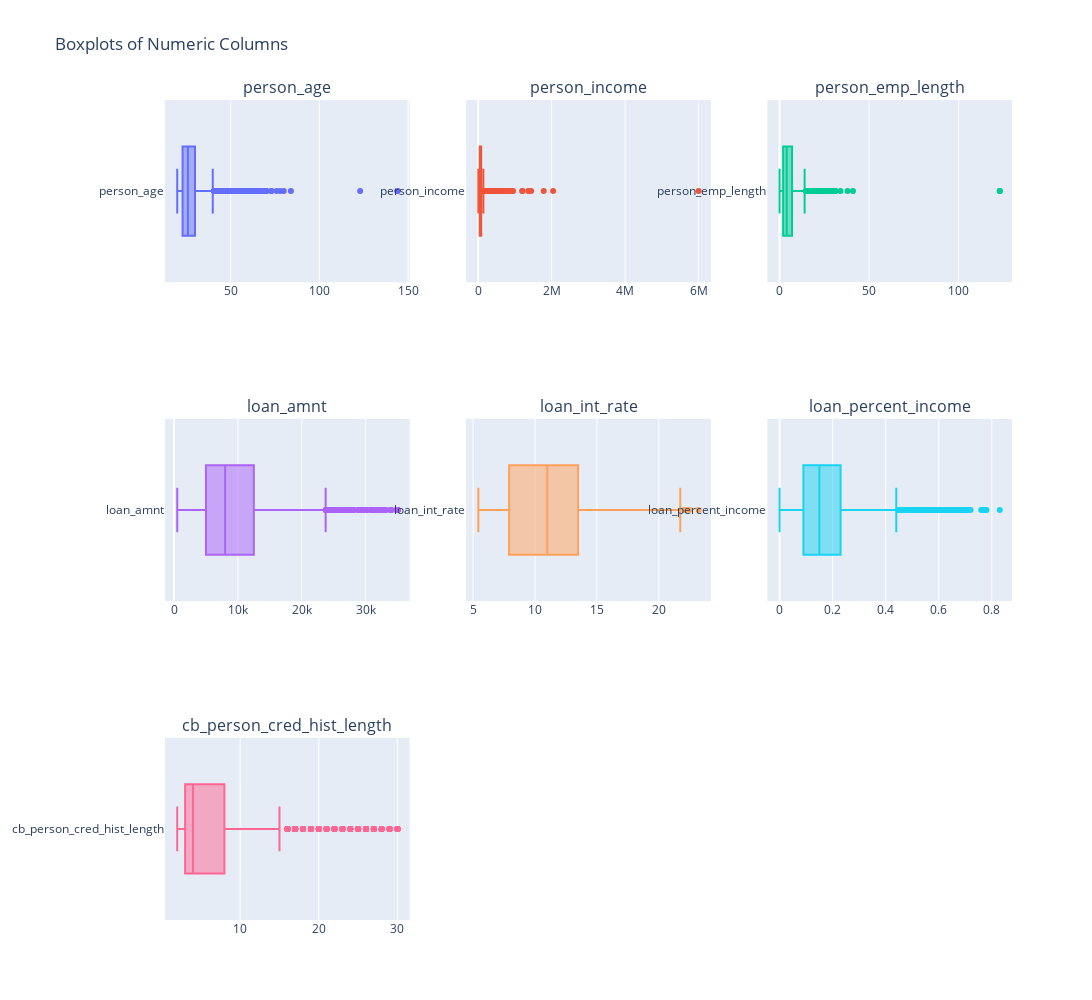

The notebook cell saved with this chart:
### Code cell
plt.figure(figsize=(8, 6))
num_col = df.select_dtypes(include="number").columns
fig = make_subplots(rows=3, cols=3, subplot_titles=num_col)

for i, col in enumerate(num_col):
    row = i // 3 + 1
    col_idx = i % 3 + 1
    fig.add_trace(
        go.Box(x=df[col], boxpoints='outliers', name=col, showlegend=False),
        row=row, col=col_idx
    )

fig.update_layout(
    height=1000, width=1200,
    title_text="Boxplots of Numeric Columns"
)

fig.show()

### Figure 1 — Plotly figure (JSON) as saved in the notebook; plotly's stock layout.template omitted (floating-point values rounded to 4 significant figures; data arrays with more than 128 entries replaced by an {"elided": "..."} marker saying what was removed)
{"data": [{"boxpoints": "outliers", "name": "person_age", "showlegend": false, "type": "box", "x": {"elided": "28638 int values"}, "xaxis": "x", "yaxis": "y"}, {"boxpoints": "outliers", "name": "person_income", "showlegend": false, "type": "box", "x": {"elided": "28638 int values"}, "xaxis": "x2", "yaxis": "y2"}, {"boxpoints": "outliers", "name": "person_emp_length", "showlegend": false, "type": "box", "x": {"elided": "28638 float values"}, "xaxis": "x3", "yaxis": "y3"}, {"boxpoints": "outliers", "name": "loan_amnt", "showlegend": false, "type": "box", "x": {"elided": "28638 int values"}, "xaxis": "x4", "yaxis": "y4"}, {"boxpoints": "outliers", "name": "loan_int_rate", "showlegend": false, "type": "box", "x": {"elided": "28638 float values"}, "xaxis": "x5", "yaxis": "y5"}, {"boxpoints": "outliers", "name": "loan_percent_income", "showlegend": false, "type": "box", "x": {"elided": "28638 float values"}, "xaxis": "x6", "yaxis": "y6"}, {"boxpoints": "outliers", "name": "cb_person_cred_hist_length", "showlegend": false, "type": "box", "x": {"elided": "28638 int values"}, "xaxis": "x7", "yaxis": "y7"}], "layout": {"annotations": [{"font": {"size": 16}, "showarrow": false, "text": "person_age", "x": 0.1444, "xanchor": "center", "xref": "paper", "y": 1, "yanchor": "bottom", "yref": "paper"}, {"font": {"size": 16}, "showarrow": false, "text": "person_income", "x": 0.5, "xanchor": "center", "xref": "paper", "y": 1, "yanchor": "bottom", "yref": "paper"}, {"font": {"size": 16}, "showarrow": false, "text": "person_emp_length", "x": 0.8556, "xanchor": "center", "xref": "paper", "y": 1, "yanchor": "bottom", "yref": "paper"}, {"font": {"size": 16}, "showarrow": false, "text": "loan_amnt", "x": 0.1444, "xanchor": "center", "xref": "paper", "y": 0.6111, "yanchor": "bottom", "yref": "paper"}, {"font": {"size": 16}, "showarrow": false, "text": "loan_int_rate", "x": 0.5, "xanchor": "center", "xref": "paper", "y": 0.6111, "yanchor": "bottom", "yref": "paper"}, {"font": {"size": 16}, "showarrow": false, "text": "loan_percent_income", "x": 0.8556, "xanchor": "center", "xref": "paper", "y": 0.6111, "yanchor": "bottom", "yref": "paper"}, {"font": {"size": 16}, "showarrow": false, "text": "cb_person_cred_hist_length", "x": 0.1444, "xanchor": "center", "xref": "paper", "y": 0.2222, "yanchor": "bottom", "yref": "paper"}], "height": 1000, "title": {"text": "Boxplots of Numeric Columns"}, "width": 1200, "xaxis": {"anchor": "y", "domain": [0, 0.2889]}, "xaxis2": {"anchor": "y2", "domain": [0.3556, 0.6444]}, "xaxis3": {"anchor": "y3", "domain": [0.7111, 1]}, "xaxis4": {"anchor": "y4", "domain": [0, 0.2889]}, "xaxis5": {"anchor": "y5", "domain": [0.3556, 0.6444]}, "xaxis6": {"anchor": "y6", "domain": [0.7111, 1]}, "xaxis7": {"anchor": "y7", "domain": [0, 0.2889]}, "xaxis8": {"anchor": "y8", "domain": [0.3556, 0.6444]}, "xaxis9": {"anchor": "y9", "domain": [0.7111, 1]}, "yaxis": {"anchor": "x", "domain": [0.7778, 1]}, "yaxis2": {"anchor": "x2", "domain": [0.7778, 1]}, "yaxis3": {"anchor": "x3", "domain": [0.7778, 1]}, "yaxis4": {"anchor": "x4", "domain": [0.3889, 0.6111]}, "yaxis5": {"anchor": "x5", "domain": [0.3889, 0.6111]}, "yaxis6": {"anchor": "x6", "domain": [0.3889, 0.6111]}, "yaxis7": {"anchor": "x7", "domain": [0, 0.2222]}, "yaxis8": {"anchor": "x8", "domain": [0, 0.2222]}, "yaxis9": {"anchor": "x9", "domain": [0, 0.2222]}}}
